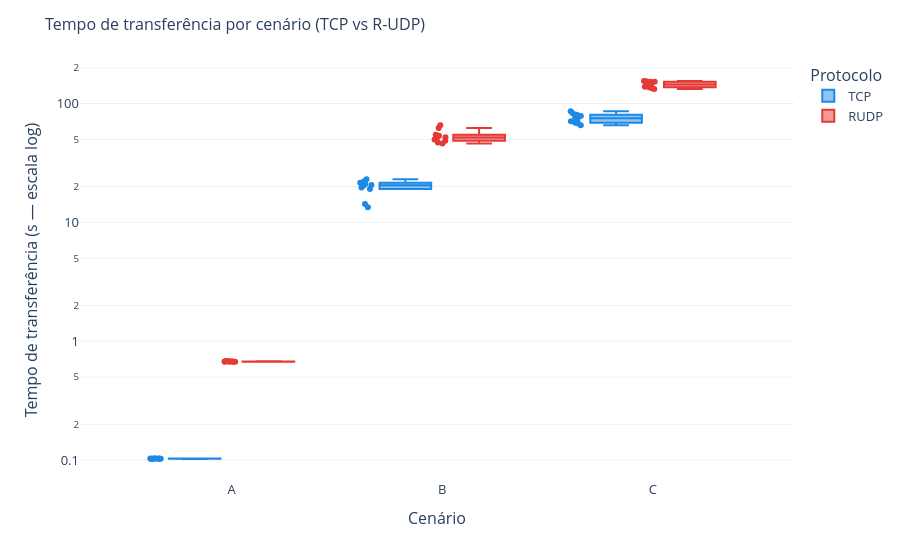

The notebook cell saved with this chart:
### Markdown cell above
## Figura 1 — Quanto tempo cada transferência levou?

**Pergunta que a figura responde:** o quão mais lento fica transferir o arquivo à medida
que a rede piora — e como TCP e R-UDP se comparam em cada cenário?

**Como ler um *box plot* (diagrama de caixa).** Cada caixa resume todas as repetições de
uma combinação protocolo×cenário: a **linha dentro da caixa é a mediana**; as bordas da
caixa marcam onde estão os 50% centrais dos resultados; os "bigodes" se estendem até os
casos não-extremos; e os **pontos soltos** são as transferências individuais (mostramos
todas). Caixa baixa e curtinha = rápido e consistente; caixa alta e esticada = lento e
imprevisível. O eixo vertical está em **escala logarítmica** porque os tempos variam de
frações de segundo a minutos — sem o log, as barras pequenas sumiriam.

**O que esperamos:** no **cenário A** (sem perda) o tempo reflete basicamente o atraso e
o tamanho da janela — ambos rápidos, com o TCP ligeiramente à frente. Nos cenários **B**
e **C**, a perda passa a mandar: esperamos tempos maiores e, sobretudo, **caixas muito
mais esticadas** (mais imprevisibilidade), com o R-UDP sentindo mais o golpe por causa
do Go-Back-N.

### Code cell
fig1 = px.box(cli, x='scenario', y='transfer_time_s', color='mode',
              category_orders=SCEN_ORDER, color_discrete_map=COLORS, points='all',
              labels={'transfer_time_s': 'Tempo (s)', 'scenario': 'Cenário', 'mode': 'Protocolo'})
fig1.update_yaxes(type='log', title='Tempo de transferência (s — escala log)')
style(fig1, 'Tempo de transferência por cenário (TCP vs R-UDP)')
save_fig(fig1, 'fig1_tempo')
fig1.show()

### Figure 1 — Plotly figure (JSON) as saved in the notebook; plotly's stock layout.template omitted (floating-point values rounded to 4 significant figures)
{"data": [{"alignmentgroup": "True", "boxpoints": "all", "hovertemplate": "Protocolo=TCP<br>Cenário=%{x}<br>Tempo (s)=%{y}<extra></extra>", "legendgroup": "TCP", "marker": {"color": "#1E88E5"}, "name": "TCP", "notched": false, "offsetgroup": "TCP", "orientation": "v", "showlegend": true, "type": "box", "x": ["A", "B", "C", "A", "B", "C", "A", "B", "C", "A", "B", "C", "A", "B", "C", "A", "B", "C", "A", "B", "C", "A", "B", "C", "A", "B", "C", "A", "B", "C"], "x0": " ", "xaxis": "x", "y": [0.1026, 22.23, 71.09, 0.1023, 20.43, 82.82, 0.103, 21.58, 86.1, 0.103, 21.05, 68.79, 0.1029, 19.63, 78.59, 0.1033, 14.26, 80.39, 0.1032, 23.03, 76.5, 0.103, 19.12, 73.83, 0.1021, 13.43, 65.7, 0.1027, 20.68, 67.86], "y0": " ", "yaxis": "y"}, {"alignmentgroup": "True", "boxpoints": "all", "hovertemplate": "Protocolo=RUDP<br>Cenário=%{x}<br>Tempo (s)=%{y}<extra></extra>", "legendgroup": "RUDP", "marker": {"color": "#E53935"}, "name": "RUDP", "notched": false, "offsetgroup": "RUDP", "orientation": "v", "showlegend": true, "type": "box", "x": ["A", "B", "C", "A", "B", "C", "A", "B", "C", "A", "B", "C", "A", "B", "C", "A", "B", "C", "A", "B", "C", "A", "B", "C", "A", "B", "C", "A", "B", "C"], "x0": " ", "xaxis": "x", "y": [0.6743, 65.76, 138.5, 0.6734, 49.91, 152.3, 0.6793, 54.74, 134.7, 0.6753, 51.73, 153.7, 0.682, 47.02, 147.8, 0.6755, 46.0, 154.8, 0.6724, 48.61, 137.3, 0.6735, 62.24, 152.6, 0.6755, 53.62, 132.7, 0.6768, 52.02, 142.0], "y0": " ", "yaxis": "y"}], "layout": {"boxmode": "group", "font": {"size": 13}, "legend": {"title": {"text": "Protocolo"}, "tracegroupgap": 0}, "margin": {"t": 60}, "title": {"font": {"size": 16}, "text": "Tempo de transferência por cenário (TCP vs R-UDP)"}, "xaxis": {"anchor": "y", "categoryarray": ["A", "B", "C"], "categoryorder": "array", "domain": [0.0, 1.0], "title": {"text": "Cenário"}}, "yaxis": {"anchor": "x", "domain": [0.0, 1.0], "title": {"text": "Tempo de transferência (s — escala log)"}, "type": "log"}}}
